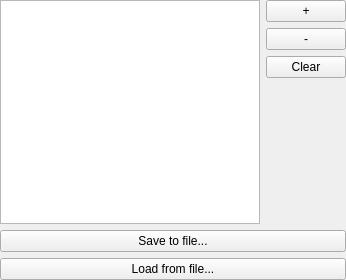
<?xml version="1.0" encoding="UTF-8"?>
<!--
Copyright (C) 2019  Christian Schärf

This program is free software: you can redistribute it and/or modify
it under the terms of the GNU General Public License as published by
the Free Software Foundation, either version 3 of the License, or
(at your option) any later version.

This program is distributed in the hope that it will be useful,
but WITHOUT ANY WARRANTY; without even the implied warranty of
MERCHANTABILITY or FITNESS FOR A PARTICULAR PURPOSE.  See the
GNU General Public License for more details.

You should have received a copy of the GNU General Public License
along with this program.  If not, see <http://www.gnu.org/licenses/>.
-->
<ui version="4.0">
 <class>MeasuredValuesForm</class>
 <widget class="QWidget" name="MeasuredValuesForm">
  <property name="geometry">
   <rect>
    <x>0</x>
    <y>0</y>
    <width>346</width>
    <height>280</height>
   </rect>
  </property>
  <layout class="QGridLayout" name="gridLayout">
   <property name="leftMargin">
    <number>0</number>
   </property>
   <property name="topMargin">
    <number>0</number>
   </property>
   <property name="rightMargin">
    <number>0</number>
   </property>
   <property name="bottomMargin">
    <number>0</number>
   </property>
   <item row="1" column="4">
    <widget class="QPushButton" name="addButton">
     <property name="text">
      <string>+</string>
     </property>
    </widget>
   </item>
   <item row="9" column="3" colspan="2">
    <widget class="QPushButton" name="loadButton">
     <property name="text">
      <string>Load from file...</string>
     </property>
    </widget>
   </item>
   <item row="8" column="3" colspan="2">
    <widget class="QPushButton" name="saveButton">
     <property name="text">
      <string>Save to file...</string>
     </property>
    </widget>
   </item>
   <item row="2" column="4">
    <widget class="QPushButton" name="removeButton">
     <property name="text">
      <string>-</string>
     </property>
    </widget>
   </item>
   <item row="3" column="4">
    <widget class="QPushButton" name="clearButton">
     <property name="text">
      <string>Clear</string>
     </property>
    </widget>
   </item>
   <item row="4" column="4">
    <spacer name="verticalSpacer">
     <property name="orientation">
      <enum>Qt::Vertical</enum>
     </property>
     <property name="sizeHint" stdset="0">
      <size>
       <width>20</width>
       <height>40</height>
      </size>
     </property>
    </spacer>
   </item>
   <item row="1" column="3" rowspan="4">
    <widget class="QTableView" name="list">
     <property name="minimumSize">
      <size>
       <width>250</width>
       <height>200</height>
      </size>
     </property>
     <property name="selectionBehavior">
      <enum>QAbstractItemView::SelectRows</enum>
     </property>
     <attribute name="verticalHeaderVisible">
      <bool>false</bool>
     </attribute>
    </widget>
   </item>
  </layout>
 </widget>
 <resources/>
 <connections/>
</ui>
